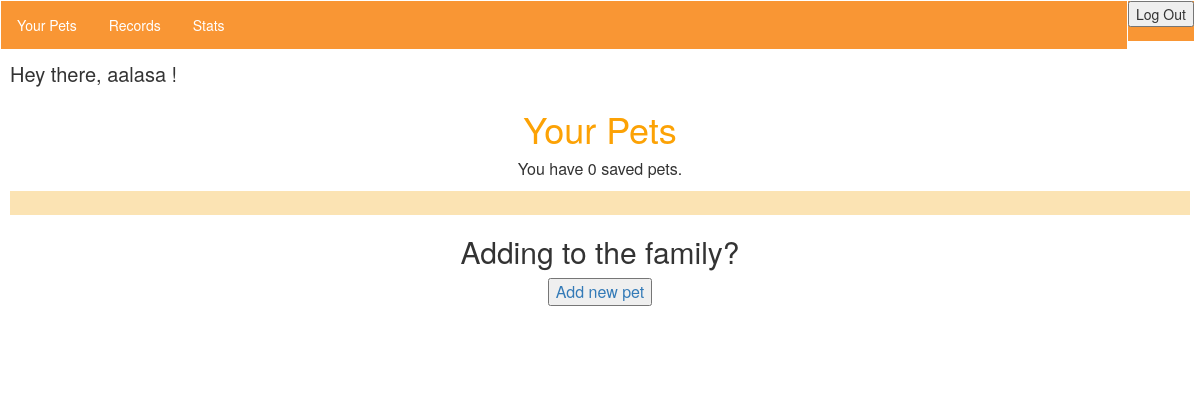
The app's page /records/your-pet/ (signed in), older data.
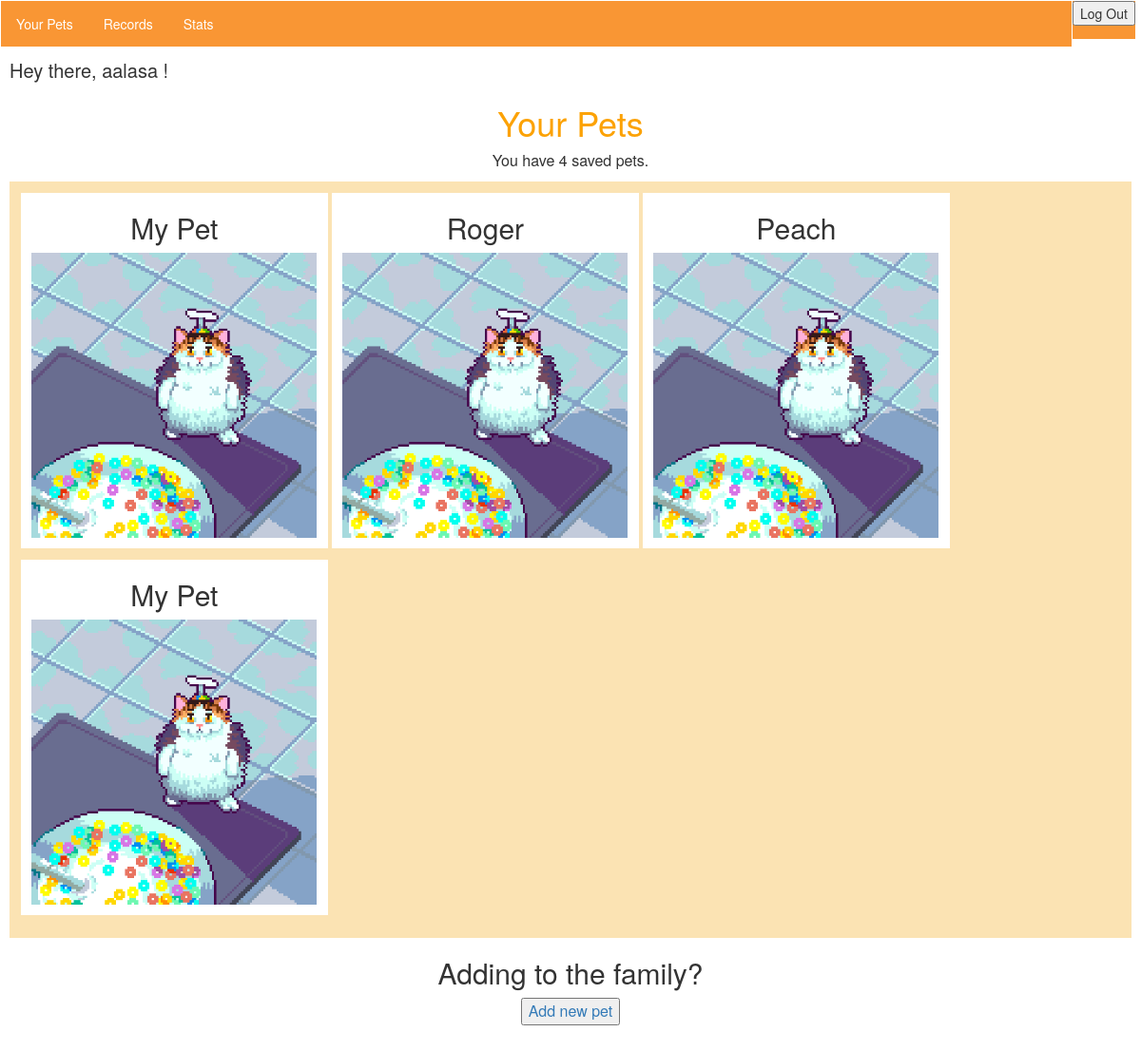
The same page, newer data.
### records/models.py (models this page shows, shortened)
class Pet(models.Model):
    petName = models.CharField(max_length=100, default='My Pet')
    petImage = models.ImageField(default='default.png', blank=True)
    author = models.ForeignKey(User, on_delete=models.CASCADE, default=None)

### records/views.py (the view)
@login_required(login_url="/accounts/login/")
def your_pet(request):
    pets = Pet.objects.filter(author_id=request.user)
    numberOfPets = len(pets)
    return render(request, 'records/your-pet.html', {'pets': pets, 'number': numberOfPets},)

### records/templates/records/your-pet.html
{% extends 'interior_layout.html' %}
{% block content %}
<h1>Your Pets</h1>
<div style="font-size:medium; margin-left: 0%; background:transparent; text-align:center;">
    <p>You have {{number}} saved pets.</p></div>
<div id="family_wrapper" style="margin: 0; padding:1%; background:#fbe3b3; text-align:left;">
        {% for pet in pets %}
    <div class="individual_pet" style="background:white; margin-bottom:1%; padding-right:1%; padding-bottom:1%; padding-left:1%; width:auto; text-align:center; display:inline-block;" >
        <h2>{{pet.petName}}</h2>
        <img src="{{ pet.petImage.url }}" width="300px"></div>
    {% endfor %}
</div>
<div style="font-size:medium; margin-bottom: 5%; background:transparent; text-align:center;"><h2>Adding to the family?</h2>
    <a href="/records/addpet"><button>Add new pet</button></a></div>
    </div>
{% endblock %}

Row changes from the older to the newer data that the page shows:
added Pet: petName "My Pet", petImage (placeholder picture)
added Pet: petName "Roger", petImage (placeholder picture)
added Pet: petName "Peach", petImage (placeholder picture)
added Pet: petName "My Pet", petImage (placeholder picture)
Text that changed along with them:
{{ number }}: "0" → "4"
